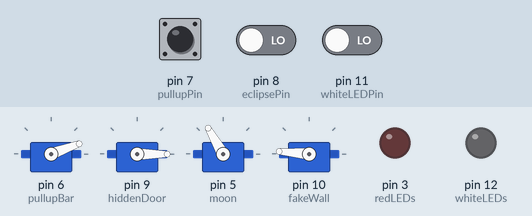
This sketch was run on a simulated Arduino Uno, built with avr-gcc and run on an emulated ATmega328P. Shown: 4 × servo, output pins drawn as LEDs (lit = HIGH). The inputs (shaded band) are chosen by the test bench; at power-on: pin 11 (whiteLEDPin) LOW, pin 7 (pullupPin) LOW, pin 8 (eclipsePin) LOW. Random numbers use the default seed unless the sketch sets one.

Above: at 1.2 s.
1.3 s: pin 11 (whiteLEDPin) driven HIGH
At 2.5 s:
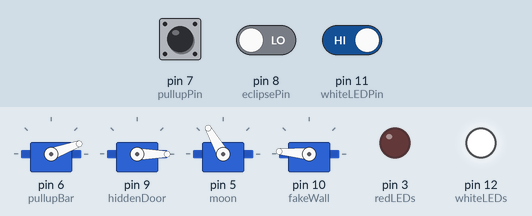
2.8 s: pin 7 (pullupPin) pulled HIGH for 0.15 s
At 3.94 s:
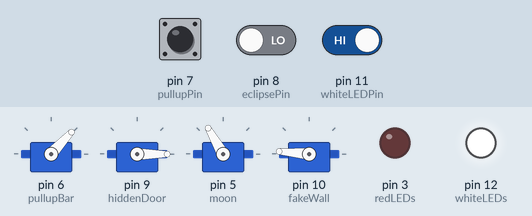
At 15.1 s:
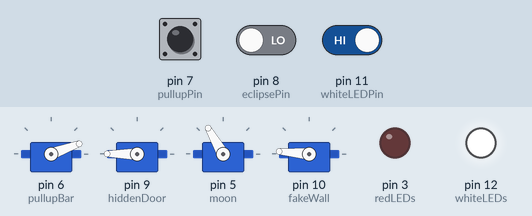
Timing chart, 0 to 15.9 s (numbered marks = the images above; inputs shaded):
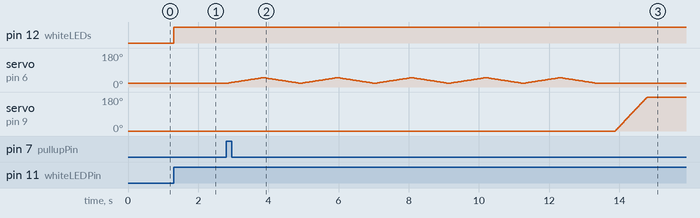

Measured:
- after the input at 1.3 s, pin 12 (whiteLEDs): LOW → HIGH at once

The sketch:

White_Lotus_CodeFile.ino
```cpp
#include <Servo.h>

Servo pullupBar, hiddenDoor, moon, fakeWall;

// defines input and output pins
const int whiteLEDPin = 11;
const int pullupPin = 7;
const int eclipsePin = 8;
const int wallPin = 4;
const int whiteLEDs = 12;
const int redLEDs = 3;

// defines input values for digital reading
int whiteLEDPinVal, pullupPinVal, eclipsePinVal, wallPinVal;

// defines starting positions for servos
int barPos = 20;
int doorPos = 0;
int moonPos = 120;
int wallPos = 175;

// booleans for whether or not a circuit is complete
bool whiteLEDCircuit = false;
bool pullupCircuit = false;
bool doorCircuit = false;
bool moonCircuit = false;
bool redLEDCircuit = false;
bool wallCircuit = false;

// booleans for whether an interaction has been completed already
bool whiteLEDsDone = false;
bool pullupsDone = false;
bool doorDone = false;
bool moonDone = false;
bool wallDone = false;


void setup() {
  // input pins
  pinMode(whiteLEDPin, INPUT);
  pinMode(pullupPin, INPUT);
  pinMode(eclipsePin, INPUT);
  pinMode(wallPin, INPUT);

  // output led pins
  pinMode(whiteLEDs, OUTPUT);
  pinMode(redLEDs, OUTPUT);

  // output servo pins
  pullupBar.attach(6);
  hiddenDoor.attach(9);
  moon.attach(5);
  fakeWall.attach(10);

  // writes starting positions onto servos
  pullupBar.write(barPos);
  hiddenDoor.write(doorPos);
  moon.write(moonPos);
  fakeWall.write(wallPos);

  // starts with red LEDs off
  digitalWrite(redLEDs, LOW);
}

void loop() {

  // detects if circuit to turn on white LEDs is complete
  // (AKA if Iroh has stepped on the first circle)
  whiteLEDPinVal = digitalRead(whiteLEDPin);

  // if circuit is complete, makes white LED circuit boolean true
  if (whiteLEDPinVal == HIGH) {
    whiteLEDCircuit = true;
  }

  // if circuit boolean is true and white LEDs haven't already been turned
  // on, turns them on and marks interaction as "done"
  if (whiteLEDCircuit == true && whiteLEDsDone == false) {
    whiteLEDsOn();
    whiteLEDsDone = true;
  }

  // detects if circuit to trigger pullups is complete
  // (AKA if Iroh has stepped on the second circle under the pullup bar)
  pullupPinVal = digitalRead(pullupPin);

  // if he's stepped on the circuit & the white LEDs are done,
  // makes pullup circuit boolean true
  if (pullupPinVal == HIGH) {
    if (whiteLEDsDone == true) {
      pullupCircuit = true;
    }
  }

  // if circuit boolean is true and pullups haven't been done yet,
  // triggers pullups and marks interaction as done
  if (pullupCircuit == true && pullupsDone == false) {
    pullupsDone = true;
    doPullups();
  }

  // detects if circuit to trigger eclipse is complete
  // (AKA if Buff Iroh has stepped on the 1st rectangle)
  eclipsePinVal = digitalRead(eclipsePin);

  // if circuit is complete & the wall/door has already spun around,
  // makes moon circuit boolean true
  if (eclipsePinVal == HIGH) {
    if (doorDone == true) {
      moonCircuit = true;
    }
  }

  // if moon circuit boolean is true & the eclipse hasn't happened yet,
  // triggers eclipse & marks interaction as done
  if (moonCircuit == true && moonDone == false) {
    moonDone = true;
    eclipse();
  }


  // after the red LEDs turn on at the end of the eclipse, fades
  // red leds at varying brightnesses to simulate fire flickering
  // and allows for detection of the final interaction to knock
  // the wall over
  while (redLEDCircuit) {
    // detects if circuit to knock wall down is complete
    // (AKA if Buff Iroh has stepped on the second rectangle)
    wallPinVal = digitalRead(wallPin);
    // if circuit is complete and eclipse is done, sets wall
    // circuit boolean to true
    if (wallPinVal == HIGH) {
      if (moonDone == true) {
        wallCircuit = true;
      }
    }

    // if wall circuit boolean is true & wall hasn't
    // been knocked down yet, knocks down wall and
    // marks as done
    if (wallCircuit == true && wallDone == false) {
      wallDone = true;
      knockWall();
    }
    // flickers red LEDs to make fire effect
    // b1 = randomized lower brightness
    float b1 = random(5,150);
    // b2 = randomized higher brightness
    float b2 = random(180, 255);
    // fades from low to high brightness and back
    for (int i = b1; i <= b2; i += 8) {
      analogWrite(redLEDs, i);
      delay(15);
    }
    for (int i = b2; i>= b1; i -= 8) {
      analogWrite(redLEDs, i);
      delay(15);
    }
  }
}

// function to turn white LEDs on
void whiteLEDsOn() {
  digitalWrite(whiteLEDs, HIGH);
}

// function to trigger pull-ups
void doPullups() {
  // does 5 pullups by looping 5 times
  for (int i = 0; i < 5; i++) {

    // moves servo gradually from position 20 to 48 & back
    for (barPos = 20; barPos <= 48; barPos += 1) {
      pullupBar.write(barPos);
      delay(35);
    }
    delay(80);
    for (barPos = 48; barPos >= 20; barPos -= 1) {
      pullupBar.write(barPos);
      delay(35);
    }
  }
  // slight delay before spinning door
  delay(500);
  // triggers door spin and marks interaction as done
  doorDone = true;
  openHiddenDoor();
}

// function to spin hidden door
void openHiddenDoor() {
  // spins 180 degrees
  for (doorPos = 0; doorPos <= 180; doorPos += 1) {
    hiddenDoor.write(doorPos);
    delay(5);
  }
}

// function to trigger eclipse
void eclipse() {
  // gradually moves moon to cover sun
  for (moonPos = 120; moonPos >= 88; moonPos -= 2 ) {
    moon.write(moonPos);
    delay(80);
  }
  // turns on red LEDs
  redLEDCircuit = true;
  // turns off white LEDs
  digitalWrite(whiteLEDs, LOW);
}

// function that knocks down wall
void knockWall() {
  for (wallPos = 180; wallPos >=90; wallPos -= 1) {
    fakeWall.write(wallPos);
  }
}
```
